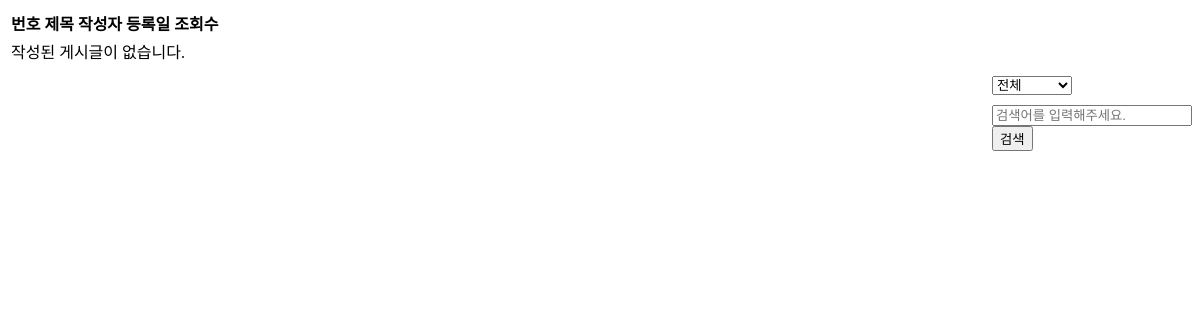
Before: /notice/ with the older database file.
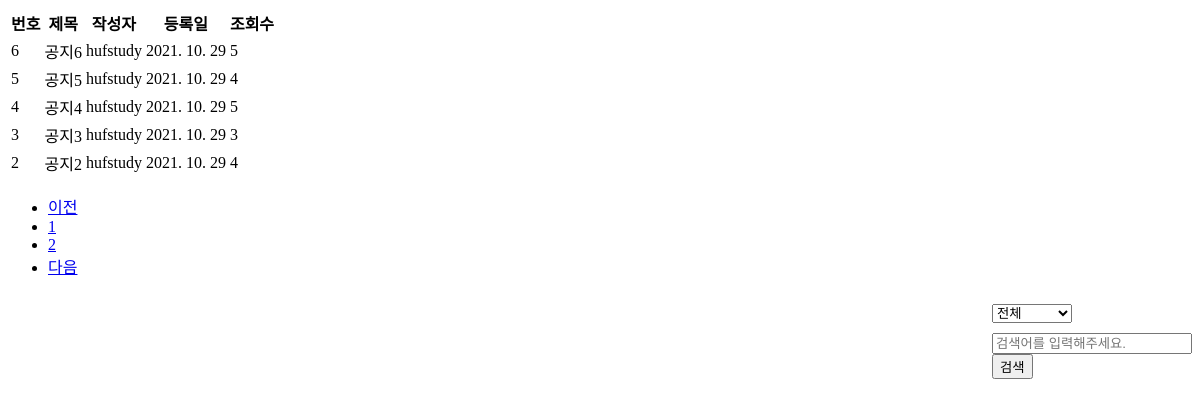
After: the same page with the newer database file.
### notice/models.py (models this page shows, shortened)
class Notice(models.Model):
    writer = models.ForeignKey(settings.AUTH_USER_MODEL, on_delete=models.SET_NULL, null=True, verbose_name='작성자')
    title = models.CharField(max_length=128, verbose_name='제목')
    content = models.TextField(verbose_name='내용')
    hits = models.PositiveIntegerField(verbose_name='조회수', default=0)
    registered_date = models.DateTimeField(auto_now_add=True, verbose_name='등록시간')
    top_fixed = models.BooleanField(verbose_name='상단고정', default=False)
    class Meta:
        db_table = '공지사항'
        verbose_name = '공지사항'
        verbose_name_plural = '공지사항'

### users/models.py (models this page shows)
class User(AbstractBaseUser, PermissionsMixin):
    objects = UserManager()
    user_id = models.CharField(max_length=12, verbose_name="아이디", unique=True)
    password = models.CharField(max_length=256, verbose_name="비밀번호")
    email = models.EmailField(max_length=128, verbose_name="이메일",null=True, unique=True)
    hp = models.IntegerField(verbose_name="핸드폰번호", null=True, unique=True)
    name = models.CharField(max_length=8, verbose_name="이름", null=True)
    student_id = models.IntegerField(max_length=9, verbose_name="학번", null=True)
    grade = models.CharField(choices=GRADE_CHOICES, max_length=18, verbose_name="학년", null=True)
    level = models.CharField(choices=LEVEL_CHOICES, max_length=18, verbose_name="등급", default=3)
    department = models.CharField(choices=DEPARTMENT_CHOICES, max_length=40, verbose_name="학과", null=True)
    auth = models.CharField(max_length=10, verbose_name="인증번호", null=True)
    date_joined = models.DateTimeField(auto_now_add=True, verbose_name='가입일', null=True, blank=True)
    is_active = models.BooleanField(default=True)
    is_admin = models.BooleanField(default=False)
    is_staff = models.BooleanField(default=False)
    is_superuser = models.BooleanField(default=False)
    USERNAME_FIELD = 'user_id'
    REQUIRED_FIELDS = ['email']
    def __str__(self):
        return self.user_id
    class Meta:
        db_table = "회원목록"
        verbose_name = "사용자"
        verbose_name_plural = "사용자"

### notice/views.py (the view, shortened to what this page needs)
# urls.py: path('', views.NoticeListView.as_view(), name='notice_list'),
class NoticeListView(ListView):
    model = Notice
    paginate_by = 5
    template_name = 'notice/notice_list.html'  #DEFAULT : <app_label>/<model_name>_list.html
    context_object_name = 'notice_list'        #DEFAULT : <model_name>_list
    def get_queryset(self):
        search_keyword = self.request.GET.get('q', '')
        search_type = self.request.GET.get('type', '')
        notice_list = Notice.objects.order_by('-id')
        return notice_list
    def get_context_data(self, **kwargs):
        context = super().get_context_data(**kwargs)
        paginator = context['paginator']
        page_numbers_range = 5
        max_index = len(paginator.page_range)
        page = self.request.GET.get('page')
        current_page = int(page) if page else 1
        start_index = int((current_page - 1) / page_numbers_range) * page_numbers_range
        end_index = start_index + page_numbers_range
        if end_index >= max_index:
            end_index = max_index
        page_range = paginator.page_range[start_index:end_index]
        context['page_range'] = page_range
        search_keyword = self.request.GET.get('q', '')
        search_type = self.request.GET.get('type', '')
        if len(search_keyword) > 1 :
            context['q'] = search_keyword
        context['type'] = search_type
        return context

### templates/notice/notice_list.html (shortened to what this page needs)
<table>
    <thead>
        <tr class="text-center">
            <th>번호</th>
            <th>제목</th>
            <th>작성자</th>
            <th>등록일</th>
            <th>조회수</th>
        </tr>
    </thead>
    <tbody>
        {% if notice_list %}
        {% for notice in notice_list %}
        <tr class="text-center" style="cursor:pointer;" onclick="location.href='/notice/{{ notice.id }}/'">
            <td>{{ notice.id }}</td>
            <td>{{ notice.title|truncatechars:30 }}</td>
            <td>{{ notice.writer }}</td>
            <td>{{ notice.registered_date|date:'Y. m. d' }}</td>
            <td>{{ notice.hits }}</td>
        </tr>
        {% endfor %}
        {% else %}
            {% if q %}
            <tr class="text-center">
                <td colspan="5">
                    일치하는 검색 결과가 없습니다.
                </td>
            </tr>
            {% else %}
            <tr class="text-center">
                <td colspan="5">
                    작성된 게시글이 없습니다.
                </td>
            </tr>
            {% endif %}
        {% endif %}
    </tbody>
</table>
{% if is_paginated %}
<ul class="pagination">
    {% if page_obj.has_previous %}
    <li class="page-item">
        <a class="page-link" href="?type={{ type }}&q={{ q }}&page={{ page_obj.previous_page_number }}"
            tabindex="-1">이전</a>
    </li>
    {% else %}
    <li class="page-item disabled">
        <a class="page-link" href="#" tabindex="-1">이전</a>
    </li>
    {% endif %}
    {% for page in page_range %}
    <li class="page-item {% if page == page_obj.number %} activate {% endif %}">
        <a class="page-link" href="?type={{ type }}&q={{ q }}&page={{ page }}">{{ page }}</a>
    </li>
    {% endfor %}
    {% if page_obj.has_next %}
    <li class="page-item">
        <a class="page-link"
            href="?type={{ type }}&q={{ q }}&page={{ page_obj.next_page_number }}">다음</a>
    </li>
    {% else %}
    <li class="page-item disabled">
        <a class="page-link" href="#">다음</a>
    </li>
    {% endif %}
</ul>
{% endif %}
<form action="" method="GET">
    <div class="col">
        <div style="float: right;" class="form-row">
            <div class="form-row">
                <div class="col" style="margin-top: 10px;">
                    <select style="width: 6em;" class="custom-select custom-select-md" name="type">
                        <option value="all">전체</option>
                    </select>
                </div>
                <div class="col" style="margin-top: 10px;">
                    <input type="text" name="q" value="{{ q }}" class="form-control form-control-md"
                        style="width: 15em;" placeholder="검색어를 입력해주세요.">
                </div>
                <div class="col">
                    <button class="btn btn-sm" type="submit" id="search_btn">검색</button>
                </div>
            </div>
        </div>
    </div>
</form>

Changed rows visible on the page:
added Notice: id "6", title "공지6", writer "hufstudy", registered_date "2021. 10. 29", hits "5"
added Notice: id "5", title "공지5", writer "hufstudy", registered_date "2021. 10. 29", hits "4"
added Notice: id "4", title "공지4", writer "hufstudy", registered_date "2021. 10. 29", hits "5"
added Notice: id "3", title "공지3", writer "hufstudy", registered_date "2021. 10. 29", hits "3"
added Notice: id "2", title "공지2", writer "hufstudy", registered_date "2021. 10. 29", hits "4"
Other visible differences:
text no longer shown: "작성된 게시글이 없습니다."
text now shown: "이전 다음"
new list line: "1"
new list line: "2"
